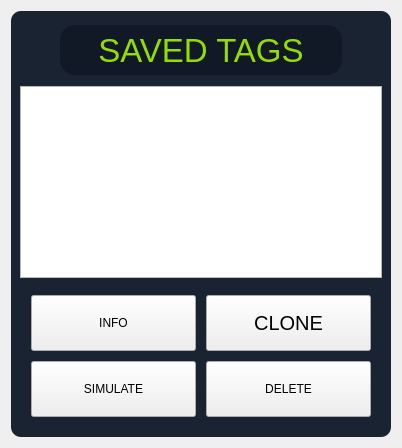
            <widget class="QWidget" name="mifareSavedTagsPage">
             <layout class="QVBoxLayout" name="verticalLayout_17">
              <item>
               <widget class="QWidget" name="mifareSavedTagsContainer" native="true">
                <property name="minimumSize">
                 <size>
                  <width>380</width>
                  <height>0</height>
                 </size>
                </property>
                <property name="styleSheet">
                 <string notr="true">QWidget#mifareSavedTagsContainer {
background-color: #1a2332;
border-radius: 10;
}</string>
                </property>
                <layout class="QVBoxLayout" name="verticalLayout_16">
                 <item>
                  <widget class="QLabel" name="mifareSavedTagsPageLabel">
                   <property name="minimumSize">
                    <size>
                     <width>0</width>
                     <height>60</height>
                    </size>
                   </property>
                   <property name="font">
                    <font>
                     <pointsize>25</pointsize>
                    </font>
                   </property>
                   <property name="styleSheet">
                    <string notr="true">color: #93dd03;
background-color: #111927;
border-radius: 15;
margin: 5px;
margin-left: 40px;
margin-right: 40px;</string>
                   </property>
                   <property name="text">
                    <string>SAVED TAGS</string>
                   </property>
                   <property name="alignment">
                    <set>Qt::AlignCenter</set>
                   </property>
                  </widget>
                 </item>
                 <item>
                  <widget class="QListView" name="mfTagsListView">
                   <property name="font">
                    <font>
                     <pointsize>15</pointsize>
                    </font>
                   </property>
                   <property name="styleSheet">
                    <string notr="true">QListView:item {
padding: 10;
}

QScrollBar:vertical {
margin: 30px 0 30px 0;
width: 35px;
border-right: 1px solid #93dd03;
border-left: 1px solid #93dd03;
background-color: #263143;
border-radius: 0;
}

QScrollBar::handle::vertical {
border: 1px solid #93dd03;
background-color: #111927;
}

QScrollBar::sub-line:vertical {
border: 1px solid #93dd03;
height: 30px;
border-top-left-radius: 7px;
border-top-right-radius: 7px;
subcontrol-position: top;
subcontrol-origin: margin;
background-color: #111927;
color: #93dd03;
}

QScrollBar::add-line:vertical {
border: 1px solid #93dd03;
height: 30px;
border-bottom-left-radius: 7px;
border-bottom-right-radius: 7px;
subcontrol-position: bottom;
subcontrol-origin: margin;
background-color: #111927;
color: #93dd03;
}</string>
                   </property>
                   <property name="alternatingRowColors">
                    <bool>true</bool>
                   </property>
                  </widget>
                 </item>
                 <item>
                  <widget class="QWidget" name="mifareSavedTagsButtonContainer" native="true">
                   <property name="minimumSize">
                    <size>
                     <width>300</width>
                     <height>30</height>
                    </size>
                   </property>
                   <property name="styleSheet">
                    <string notr="true">QPushButton {
padding: 3;
margin: 2px;
}</string>
                   </property>
                   <layout class="QGridLayout" name="gridLayout">
                    <item row="0" column="1">
                     <widget class="QPushButton" name="mfCloneButton">
                      <property name="sizePolicy">
                       <sizepolicy hsizetype="Preferred" vsizetype="Fixed">
                        <horstretch>0</horstretch>
                        <verstretch>0</verstretch>
                       </sizepolicy>
                      </property>
                      <property name="minimumSize">
                       <size>
                        <width>120</width>
                        <height>60</height>
                       </size>
                      </property>
                      <property name="font">
                       <font>
                        <pointsize>15</pointsize>
                       </font>
                      </property>
                      <property name="text">
                       <string>CLONE</string>
                      </property>
                     </widget>
                    </item>
                    <item row="0" column="0">
                     <widget class="QPushButton" name="mfInfoButton">
                      <property name="minimumSize">
                       <size>
                        <width>120</width>
                        <height>60</height>
                       </size>
                      </property>
                      <property name="text">
                       <string>INFO</string>
                      </property>
                     </widget>
                    </item>
                    <item row="1" column="0">
                     <widget class="QPushButton" name="mfSimulateButton">
                      <property name="sizePolicy">
                       <sizepolicy hsizetype="Preferred" vsizetype="Fixed">
                        <horstretch>0</horstretch>
                        <verstretch>0</verstretch>
                       </sizepolicy>
                      </property>
                      <property name="minimumSize">
                       <size>
                        <width>120</width>
                        <height>60</height>
                       </size>
                      </property>
                      <property name="text">
                       <string>SIMULATE</string>
                      </property>
                     </widget>
                    </item>
                    <item row="1" column="1">
                     <widget class="QPushButton" name="mfDeleteButton">
                      <property name="sizePolicy">
                       <sizepolicy hsizetype="Preferred" vsizetype="Fixed">
                        <horstretch>0</horstretch>
                        <verstretch>0</verstretch>
                       </sizepolicy>
                      </property>
                      <property name="minimumSize">
                       <size>
                        <width>120</width>
                        <height>60</height>
                       </size>
                      </property>
                      <property name="text">
                       <string>DELETE</string>
                      </property>
                     </widget>
                    </item>
                   </layout>
                  </widget>
                 </item>
                </layout>
               </widget>
              </item>
             </layout>
            </widget>
